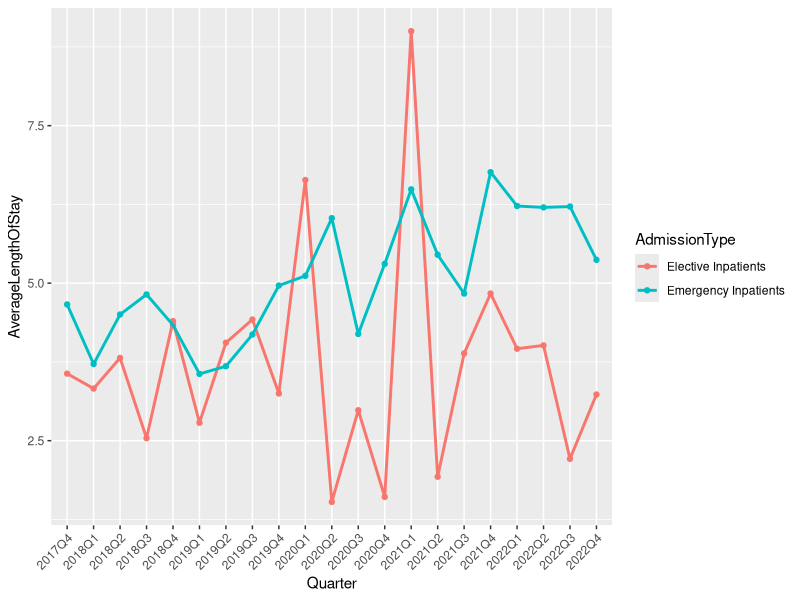
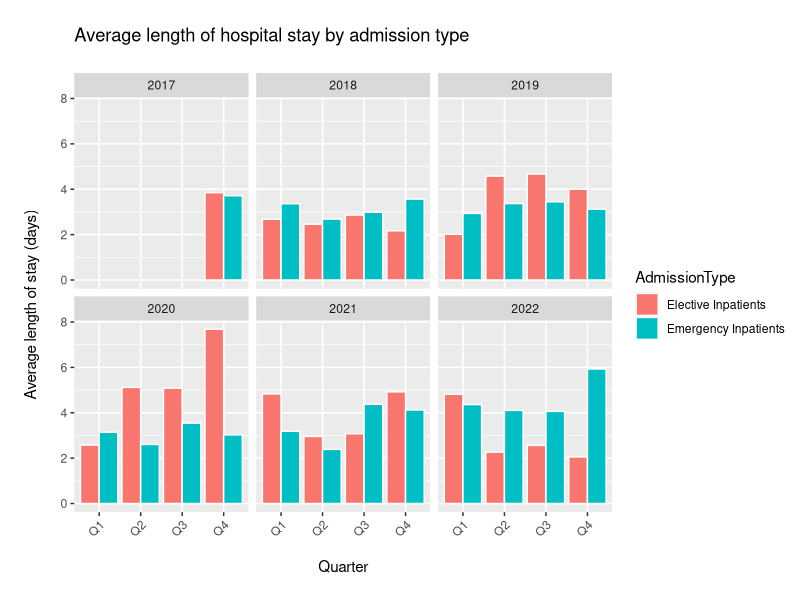
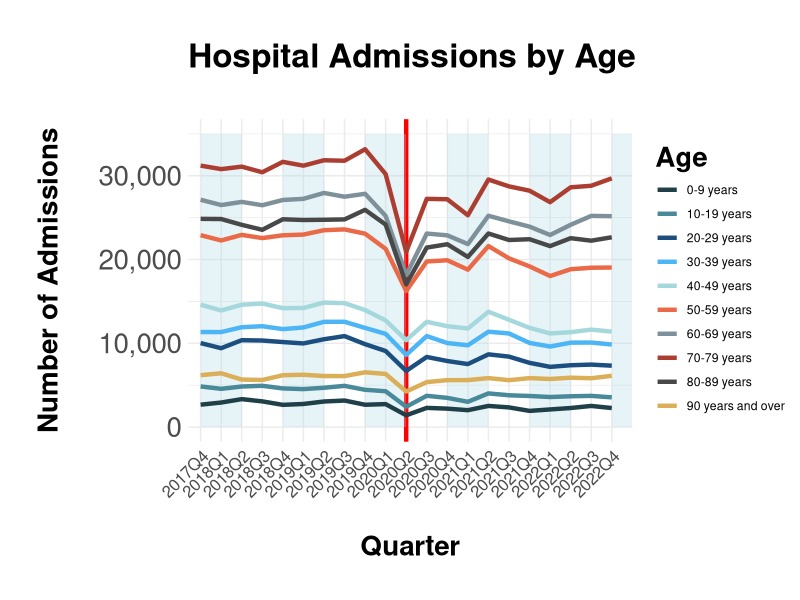
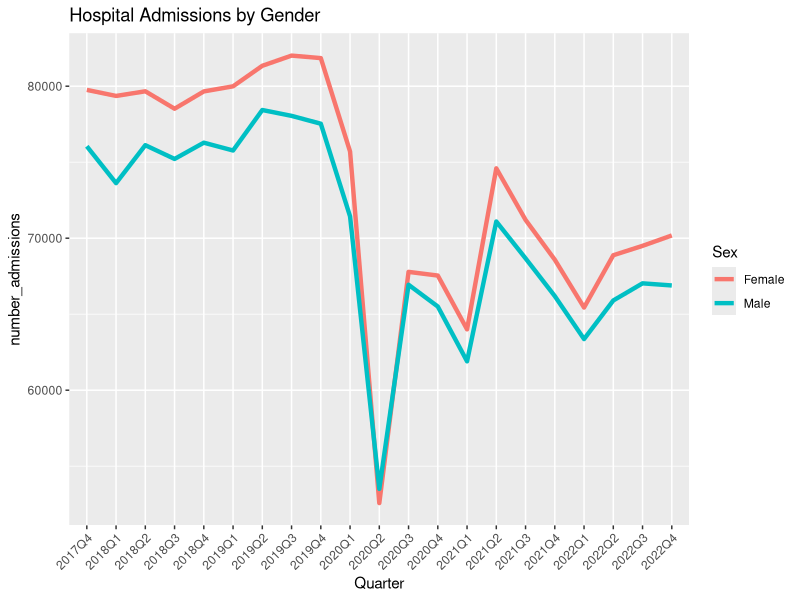
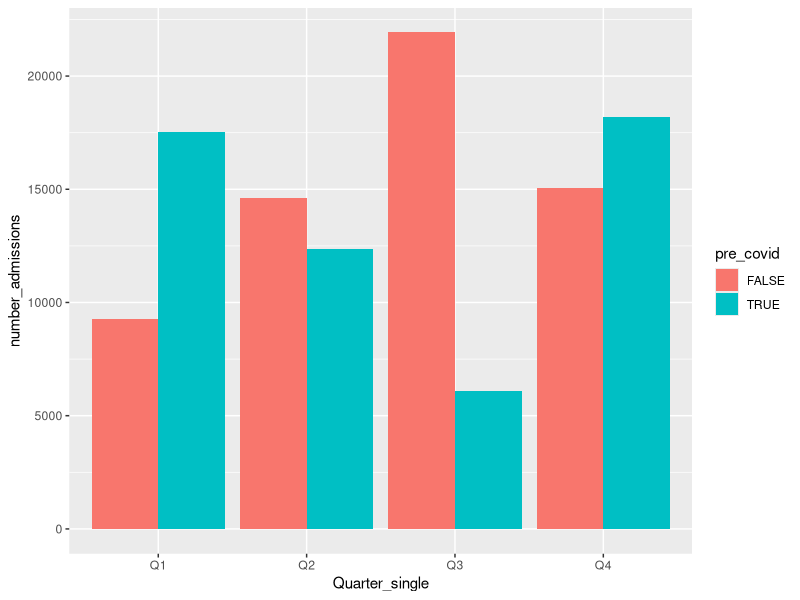
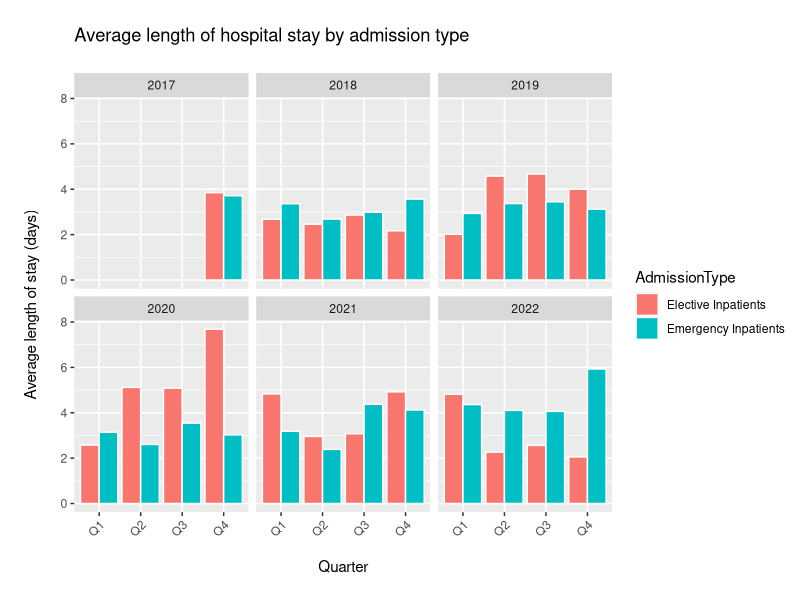

Write the R code that produced these figures, in order.
## ---- chunk 1
library(tidyverse)
library(ggplot2)
library(here)
## ---- chunk 2

age_and_sex <- read_csv(here("clean_data/age_and_sex.csv"))

## ---- chunk 3
age_and_sex %>% filter(HBName == "NHS Ayrshire and Arran" & Sex == "Male" & Age == "50-59 years") %>% 
  ggplot(aes(x = Quarter, y = AverageLengthOfStay, group = AdmissionType, colour = AdmissionType)) +
  geom_point()+
  geom_line(size = 1)+
  theme(axis.text.x = element_text(angle = 45, hjust = 1))


## ---- chunk 4
age_and_sex %>% filter(HBName == "NHS Ayrshire and Arran" & Sex == "Female" & Age == "40-49 years") %>% 
  ggplot(aes(x = Quarter_single, y = AverageLengthOfStay, fill = AdmissionType, colour = AdmissionType)) +
  geom_col(position = "dodge", colour = "white")+
  theme(axis.text.x = element_text(angle = 45, hjust = 1))+
  facet_wrap(~ Year)+
  labs(
    title = "\nAverage length of hospital stay by admission type\n",
    x = "\nQuarter\n",
    y = "\nAverage length of stay (days)\n"
    
  )

## ---- chunk 5
age_and_sex %>% group_by(Quarter, Age) %>% summarise(number_admissions = sum(Stays)) %>% 
  ggplot()+
  geom_vline(xintercept = "2020Q2", size = 1.5, colour = "red")+
  annotate("rect", xmin = 1, xmax = 3, ymin = 0, ymax = 35000, alpha = 0.3, fill = "lightblue" ) +
  annotate("rect", xmin = 5, xmax = 7, ymin = 0, ymax = 35000, alpha = 0.3, fill = "lightblue") +
  annotate("rect", xmin = 9, xmax = 11, ymin = 0, ymax = 35000, alpha = 0.3, fill = "lightblue") +
  annotate("rect", xmin = 13, xmax = 15, ymin = 0, ymax = 35000, alpha = 0.3, fill = "lightblue") +
  annotate("rect", xmin = 17, xmax = 19, ymin = 0, ymax = 35000, alpha = 0.3, fill = "lightblue") +
  annotate("rect", xmin = 21, xmax = 22, ymin = 0, ymax = 35000, alpha = 0.3, fill = "lightblue") +
  geom_line(aes(x = Quarter, y = number_admissions, group = Age, colour = Age), size = 1.5)+
  scale_y_continuous(labels = scales::comma)+
  theme_minimal()+
scale_colour_manual(values = c("#1F3F49","#488A99" ,"#1C4E80","#4cb5f5" ,"#A5d8DD", "#EA6A47" ,"#7E909A", "#AC3E31", "#484848", "#DBAE58", "#20283E"  ))+
  
theme(axis.text.x = element_text(angle = 45, hjust = 1, size = 12),
      axis.text.y = element_text(size = 20),
      title  = element_text(size = 20, face = "bold") 
 
      )+
   labs(
    title = "\nHospital Admissions by Age\n", 
    x = "\nQuarter\n", 
    y = "\nNumber of Admissions\n"
  )
## ---- chunk 6
age_and_sex %>% group_by(Quarter, Sex) %>% summarise(number_admissions = sum(Stays)) %>% 
  ggplot()+
  geom_line(aes(x = Quarter, y = number_admissions, group = Sex, colour = Sex), size = 1.5)+
theme(axis.text.x = element_text(angle = 45, hjust = 1))+
   labs(
    title = "Hospital Admissions by Gender"
  )
## ---- chunk 7
#pre-covid and post-covid - doesn't make sense as more 

covid <-age_and_sex %>% mutate(pre_covid = if_else(Quarter %in% c("2017Q4", "2018Q1", "2018Q2"," 2018Q3", "2018Q4", "2019Q1", "2019Q2", "2019Q3", "2019Q4", "2020Q1"), TRUE, FALSE))

pre_covid <- age_and_sex %>% mutate(pre_covid = if_else(Quarter %in% c("2017Q4", "2018Q1", "2018Q2"," 2018Q3", "2018Q4", "2019Q1", "2019Q2", "2019Q3", "2019Q4", "2020Q1"), TRUE, FALSE)) %>% filter(pre_covid == TRUE)

after_covid <- age_and_sex %>% mutate(pre_covid = if_else(Quarter %in% c("2017Q4", "2018Q1", "2018Q2"," 2018Q3", "2018Q4", "2019Q1", "2019Q2", "2019Q3", "2019Q4", "2020Q1"), TRUE, FALSE)) %>% filter(pre_covid == FALSE)

 covid %>% filter(HBName == "NHS Ayrshire and Arran" & Sex == "Male") %>% 
   group_by(pre_covid, Quarter_single) %>%
   summarise(number_admissions = sum(Stays)) %>% 
   
  ggplot(aes(x = Quarter_single, y = number_admissions, fill = pre_covid))+
  geom_col(position = "dodge")
    
## ---- chunk 8
age_and_sex %>% filter(HBName == "NHS Ayrshire and Arran" & Sex == "Female" & Age == "40-49 years") %>% 
  ggplot(aes(x = Quarter_single, y = AverageLengthOfStay, fill = AdmissionType, colour = AdmissionType)) +
  geom_col(position = "dodge", colour = "white")+
  theme(axis.text.x = element_text(angle = 45, hjust = 1))+
  facet_wrap(~ Year)+
  labs(
    title = "\nAverage length of hospital stay by admission type\n",
    x = "\nQuarter\n",
    y = "\nAverage length of stay (days)\n"
    
  )
